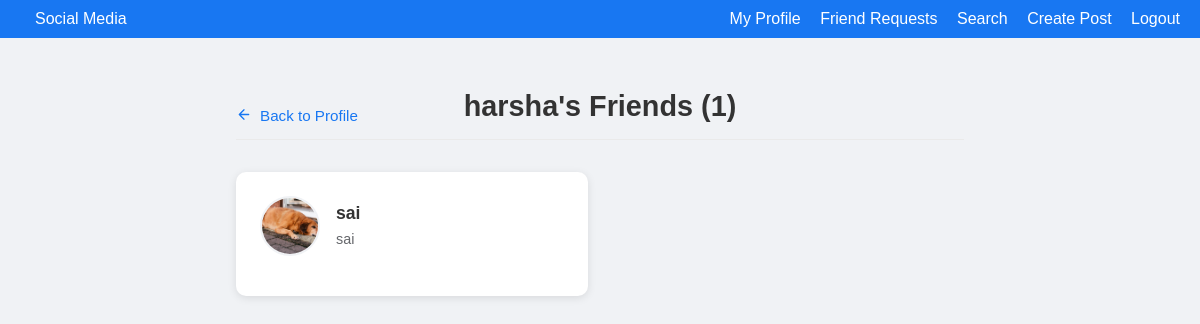
The page /friends/harsha/ (signed in) on the database its author committed.
### core/models.py (models this page shows, shortened)
class User(AbstractUser):
    bio = models.TextField(max_length=500, blank=True)
    profile_pic = models.ImageField(
        upload_to='profile_pics/',
        default='profile_pics/default.png',
        validators=[FileExtensionValidator(['jpg', 'jpeg', 'png'])]
    )
    groups = models.ManyToManyField(
        'auth.Group',
        verbose_name='groups',
        blank=True,
        help_text='The groups this user belongs to. A user will get all permissions granted to each of their groups.',
        related_name="core_user_groups",  # Unique related_name
        related_query_name="user",
    )
    user_permissions = models.ManyToManyField(
        'auth.Permission',
        verbose_name='user permissions',
        blank=True,
        help_text='Specific permissions for this user.',
        related_name="core_user_permissions",  # Unique related_name
        related_query_name="user",
    )

### core/views.py (the view)
# urls.py: path('friends/<str:username>/', views.friends_list_view, name='friends_list'),
@login_required
def friends_list_view(request, username):
    user = get_object_or_404(User, username=username)
    is_own_profile = (request.user == user)
    friendships = Friendship.objects.filter(
        Q(user1=user) | Q(user2=user)
    )
    friends = []
    for friendship in friendships:
        friend = friendship.user1 if friendship.user1 != user else friendship.user2
        friends.append(friend)
    context = {
        'profile_user': user,
        'friends': friends,
        'is_own_profile': is_own_profile,
    }
    return render(request, 'core/friends_list.html', context)

### templates/core/friends_list.html (shortened to what this page needs)
{% extends 'core/base.html' %}
{% block content %}
<div class="friends-container">
    <div class="friends-header">
        <a href="{% url 'profile' profile_user.username %}">
            <svg width="16" height="16" viewBox="0 0 24 24" fill="none" stroke="currentColor" stroke-width="2" stroke-linecap="round" stroke-linejoin="round">
                <path d="M19 12H5M12 19l-7-7 7-7"/>
            </svg>
            Back to Profile
        </a>
        <h1>{{ profile_user.username }}'s Friends ({{ friends|length }})</h1>
    </div>
    <div class="friends-list">
        {% if friends %}
            {% for friend in friends %}
            <div class="friend-card">
                <div class="friend-info">
                    <img src="{{ friend.profile_pic.url }}" class="profile-pic-medium" alt="{{ friend.username }}">
                    <div class="friend-details">
                        <a href="{% url 'profile' friend.username %}">
                            <h3>{{ friend.username }}</h3>
                        </a>
                        {% if friend.bio %}
                        <p class="bio">{{ friend.bio|truncatechars:60 }}</p>
                        {% endif %}
                    </div>
                </div>
            </div>
            {% endfor %}
        {% endif %}
    </div>
</div>
{% endblock %}

### templates/core/base.html (style rules this page uses)
* { margin: 0; padding: 0; box-sizing: border-box; font-family: Arial, sans-serif; }
body { background-color: #f0f2f5; }
.profile-pic-medium { width: 50px; height: 50px; border-radius: 50%; object-fit: cover; }

### templates/core/friends_list.html (style rules this page uses)
.friends-container { max-width: 800px; margin: 2rem auto; padding: 0 1rem; }
.friends-header { margin-bottom: 2rem; padding-bottom: 1rem; border-bottom: 1px solid #eaeaea; position: relative; }
.friends-header h1 { font-size: 1.8rem; font-weight: 600; color: #333; text-align: center; margin: 0; }
.friends-header a { position: absolute; left: 0; top: 50%; transform: translateY(-50%); color: #1877f2; text-decoration: none; font-size: 0.95rem; display: flex; align-items: center; gap: 0.5rem; }
.friends-list { display: grid; grid-template-columns: repeat(auto-fill, minmax(300px, 1fr)); gap: 1.5rem; margin-top: 1.5rem; }
.friend-card { background: #fff; border-radius: 10px; box-shadow: 0 2px 8px rgba(0, 0, 0, 0.1); padding: 1.5rem; display: flex; flex-direction: column; transition: transform 0.2s ease, box-shadow 0.2s ease; }
.friend-info { display: flex; align-items: center; gap: 1rem; margin-bottom: 1rem; }
.profile-pic-medium { width: 60px; height: 60px; border-radius: 50%; object-fit: cover; border: 2px solid #f0f2f5; }
.friend-details { flex: 1; }
.friend-details h3 { margin: 0; font-size: 1.1rem; font-weight: 600; }
.friend-details a { color: #333; text-decoration: none; }
.bio { margin: 0.3rem 0 0; color: #65676b; font-size: 0.9rem; line-height: 1.4; }

### rows shown on the page
User: username "harsha"
User: profile_pic (picture), username "sai", bio "sai"

### other values the page prints
{{ friends|length }} "1"
